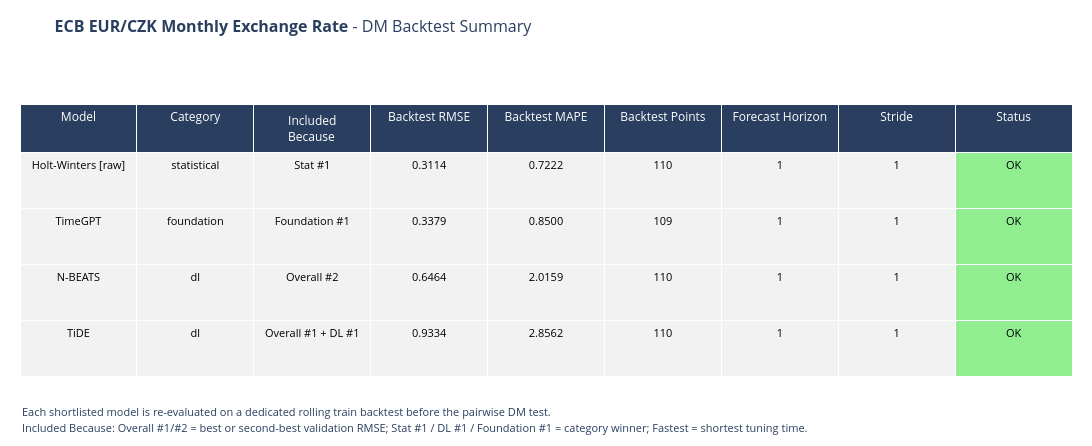

Write notebook code for a chart like this one.
### Code cell
# 10. Dedicated DM backtest on rolling CV-like train backtest

# Main thesis setup: h=1, stride=1

dm_analysis = run_pairwise_dm_analysis(
    tracker=tracker,
    train=train,
    freq=DATASET_CONFIG["frequency"],
    scaler=scaler,
    train_scaled=train_scaled,
    forecast_horizon=1,
    stride=1,
    include_second_best=True,
    include_fastest=False,
    include_foundation=True,
    criterion="mse",
    adjust_pvalues=True,
)

dm_backtest_summary_df = dm_analysis["backtest_summary"]
dm_pairwise_df = dm_analysis["pairwise_results"]

fig_dm_backtest_summary = plot_dm_backtest_summary_table(
    dm_backtest_summary_df,
    DATASET_NAME,
)

if fig_dm_backtest_summary:
    fig_dm_backtest_summary.show()

### Figure 1 — Plotly figure (JSON) as saved in the notebook; plotly's stock layout.template omitted (floating-point values rounded to 4 significant figures)
{"data": [{"cells": {"align": "center", "fill": {"color": [["#f2f2f2", "#f2f2f2", "#f2f2f2", "#f2f2f2"], ["#f2f2f2", "#f2f2f2", "#f2f2f2", "#f2f2f2"], ["#f2f2f2", "#f2f2f2", "#f2f2f2", "#f2f2f2"], ["#f2f2f2", "#f2f2f2", "#f2f2f2", "#f2f2f2"], ["#f2f2f2", "#f2f2f2", "#f2f2f2", "#f2f2f2"], ["#f2f2f2", "#f2f2f2", "#f2f2f2", "#f2f2f2"], ["#f2f2f2", "#f2f2f2", "#f2f2f2", "#f2f2f2"], ["#f2f2f2", "#f2f2f2", "#f2f2f2", "#f2f2f2"], ["lightgreen", "lightgreen", "lightgreen", "lightgreen"]]}, "font": {"color": "black", "size": 11}, "format": [null, null, null, ".4f", ".4f", ".0f", ".0f", ".0f", null], "height": 56, "values": [["Holt-Winters [raw]", "TimeGPT", "N-BEATS", "TiDE"], ["statistical", "foundation", "dl", "dl"], ["Stat #1", "Foundation #1", "Overall #2", "Overall #1 + DL #1"], [0.3114, 0.3379, 0.6464, 0.9334], [0.7222, 0.85, 2.016, 2.856], [110, 109, 110, 110], [1, 1, 1, 1], [1, 1, 1, 1], ["OK", "OK", "OK", "OK"]]}, "header": {"align": "center", "fill": {"color": "#2a3f5f"}, "font": {"color": "white", "size": 12}, "height": 40, "values": ["Model", "Category", "Included Because", "Backtest RMSE", "Backtest MAPE", "Backtest Points", "Forecast Horizon", "Stride", "Status"]}, "type": "table"}], "layout": {"annotations": [{"align": "left", "showarrow": false, "text": "<span style='font-size:11px'>Each shortlisted model is re-evaluated on a dedicated rolling train backtest before the pairwise DM test.</span>", "x": 0, "xanchor": "left", "xref": "paper", "y": 0, "yanchor": "top", "yref": "paper", "yshift": -10}, {"align": "left", "showarrow": false, "text": "<span style='font-size:11px'>Included Because: Overall #1/#2 = best or second-best validation RMSE; Stat #1 / DL #1 / Foundation #1 = category winner; Fastest = shortest tuning time.</span>", "x": 0, "xanchor": "left", "xref": "paper", "y": 0, "yanchor": "top", "yref": "paper", "yshift": -26}], "height": 446, "margin": {"b": 54, "l": 20, "r": 20, "t": 104}, "title": {"font": {"size": 16}, "pad": {"b": 6, "t": 10}, "text": "<b>ECB EUR/CZK Monthly Exchange Rate</b> - DM Backtest Summary", "y": 0.975, "yanchor": "top"}, "width": 1700}}
